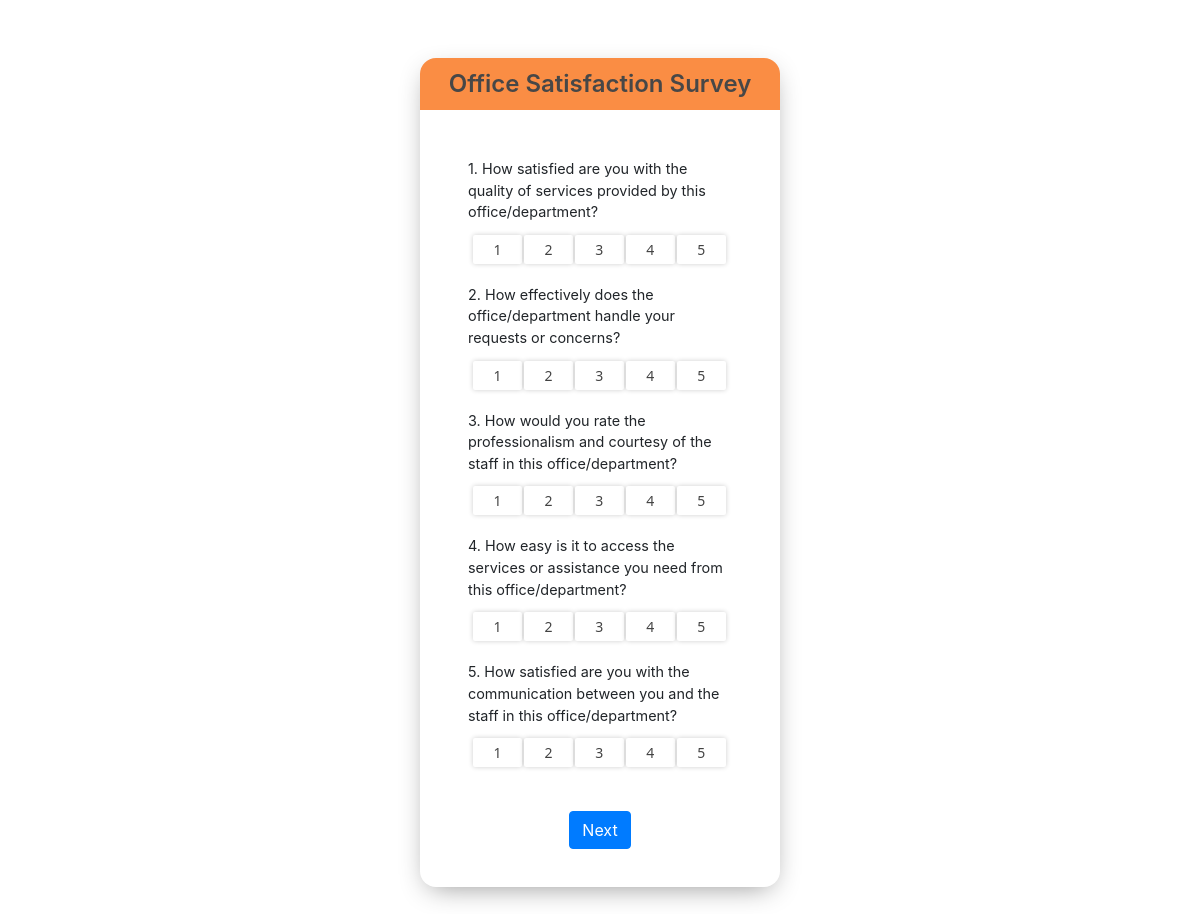
Page /survey.php?scannedQRCode=10:ff:e0:41:2a:97&survey_id=1 on the committed database.
### tables this page shows
CREATE TABLE IF NOT EXISTS `surveyquestions` (
  `question_id` int NOT NULL AUTO_INCREMENT,
  `survey_id` int NOT NULL,
  `question_text` text NOT NULL,
  `question_type` varchar(50) NOT NULL,
  `created_at` timestamp NULL DEFAULT CURRENT_TIMESTAMP,
  PRIMARY KEY (`question_id`),
  KEY `survey_id` (`survey_id`)
);

### survey.php (the view, shortened to what this page needs)
<?php include 'includes/header.php'; ?>
<?php include 'includes/dbconn.php'; ?>
<?php
$survey_id = $_GET['survey_id'] ?? null;
$page = isset($_GET['page']) ? (int) $_GET['page'] : 1;
$limit = 5;
$offset = ($page - 1) * $limit;
$query = "SELECT * FROM surveyquestions WHERE survey_id = $survey_id LIMIT $limit OFFSET $offset";
$result = mysqli_query($conn, $query);
$total_query = "SELECT COUNT(*) AS total FROM surveyquestions WHERE survey_id = $survey_id";
$total_result = mysqli_query($conn, $total_query);
$total_row = mysqli_fetch_assoc($total_result);
$total_questions = $total_row['total'];
$total_pages = ceil($total_questions / $limit);
?>
<link rel="stylesheet" href="css/survey.css">
<link rel="stylesheet" href="css/radio-button.css">
<div class="container mt-5">
    <div class="row justify-content-center">
        <form id="surveyForm">
            <div class="e-card">
                <div class="form-title">Office Satisfaction Survey</div>
                <div class="form-container">
                    <?php while ($row = mysqli_fetch_assoc($result)) {
                        $question_text = $row['question_text'];
                        $question_id = $row['question_id'];
                        $question_type = $row['question_type']; ?>
                        <div class="form-group">
                            <label for="question_<?php echo $question_id; ?>"><?php echo $question_text; ?></label>
                            <?php
                            if ($question_type == 'input') {
                                echo "<input type='text' class='form-control' id='question_$question_id' name='answer[$question_id]' required>";
                            } elseif ($question_type == 'rating') {
                                echo "<div class='form-check radio'>";
                                for ($i = 1; $i <= 5; $i++) {
                                    echo "<input label='$i' type='radio' name='answer[$question_id]' value='$i' required><br>";
                                }
                                echo "</div>";
                            }
                            ?>
                        </div>
                    <?php } ?>
                    <div class="form-group buttons">
                        <?php if ($page < $total_pages): ?>
                            <button type="button" class="btn btn-primary" id="nextBtn">Next</button>
                        <?php else: ?>
                            <button type="submit" class="btn btn-primary">Submit</button>
                        <?php endif; ?>
                    </div>
                </div>
            </div>
        </form>
    </div>
</div>
<?php include 'includes/footer.php'; ?>

### css/survey.css (style rules this page uses)
body { margin: 0; height: 100vh; overflow: hidden; position: relative; }
body::before { content: ""; position: fixed; top: 0; left: 0; width: 100%; height: 100%; background-image: url("../assets/image/bgsur.png"); background-repeat: no-repeat; background-position: center; background-size: cover; filter: brightness(0.5); z-index: -1; }
.e-card { margin: 10px auto; box-shadow: 0px 8px 28px -9px rgba(0, 0, 0, 0.45); position: relative; width: 30vw; height: 85vh; border-radius: 16px; overflow: hidden; z-index: 10; display: flex; flex-direction: column; justify-content: space-between; background-color: #ffffff; }
.form-container { padding: 3rem 3rem 0 3rem !important; height: 100% !important; overflow-y: auto; background-color: transparent; }
.form-check { display: flex; justify-content: space-evenly; align-items: center; }
.form-check input[type="radio"] { box-shadow: 0 0 5px rgba(0, 0, 0, 0.2); }
.buttons { margin-top: 40px; display: flex; justify-content: space-evenly; }
.form-title { width: 100%; padding: 0.5rem; text-align: center; font-size: 1.5em; font-weight: 600; color: #474747; background-color: rgb(250, 141, 68); }
input, label { font-size: 0.9rem; }

### css/radio-button.css (style rules this page uses)
.radio { background: transparent; padding: 4px; border-radius: 3px; position: relative; }
.radio input { width: 19%; height: 100%; -webkit-appearance: none; -moz-appearance: none; appearance: none; outline: none; cursor: pointer; border-radius: 2px; padding: 4px 8px; background: #ffffff; color: #000000bd; font-size: 14px; font-family: system-ui, -apple-system, BlinkMacSystemFont, "Segoe UI", Roboto, "Helvetica Neue", Arial, "Noto Sans", sans-serif, "Apple Color Emoji", "Segoe UI Emoji", "Segoe UI Symbol", "Noto Color Emoji"; transition: all 100ms linear; }
.radio input:before { content: attr(label); display: inline-block; text-align: center; width: 100%; }

### rows in the picture
surveyquestions: question_text "1. How satisfied are you with the quality of services provided by this office/department?"
surveyquestions: question_text "2. How effectively does the office/department handle your requests or concerns?"
surveyquestions: question_text "3. How would you rate the professionalism and courtesy of the staff in this office/department?"
surveyquestions: question_text "4. How easy is it to access the services or assistance you need from this office/department?"
surveyquestions: question_text "5. How satisfied are you with the communication between you and the staff in this office/department?"
